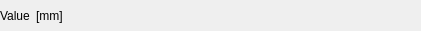
<?xml version="1.0" encoding="UTF-8"?>
<ui version="4.0">
 <class>unitSwitchLabel</class>
 <widget class="QWidget" name="unitSwitchLabel">
  <property name="geometry">
   <rect>
    <x>0</x>
    <y>0</y>
    <width>421</width>
    <height>31</height>
   </rect>
  </property>
  <property name="windowTitle">
   <string>unitSwitchLabel</string>
  </property>
  <layout class="QHBoxLayout" name="horizontalLayout">
   <property name="leftMargin">
    <number>0</number>
   </property>
   <property name="topMargin">
    <number>0</number>
   </property>
   <property name="rightMargin">
    <number>0</number>
   </property>
   <property name="bottomMargin">
    <number>0</number>
   </property>
   <item>
    <widget class="QLabel" name="valueLabel">
     <property name="sizePolicy">
      <sizepolicy hsizetype="Maximum" vsizetype="Preferred">
       <horstretch>0</horstretch>
       <verstretch>0</verstretch>
      </sizepolicy>
     </property>
     <property name="text">
      <string>Value</string>
     </property>
    </widget>
   </item>
   <item>
    <widget class="QLabel" name="unitLabel">
     <property name="text">
      <string>[mm]</string>
     </property>
    </widget>
   </item>
  </layout>
 </widget>
 <layoutdefault spacing="6" margin="11"/>
 <resources/>
 <connections/>
</ui>
